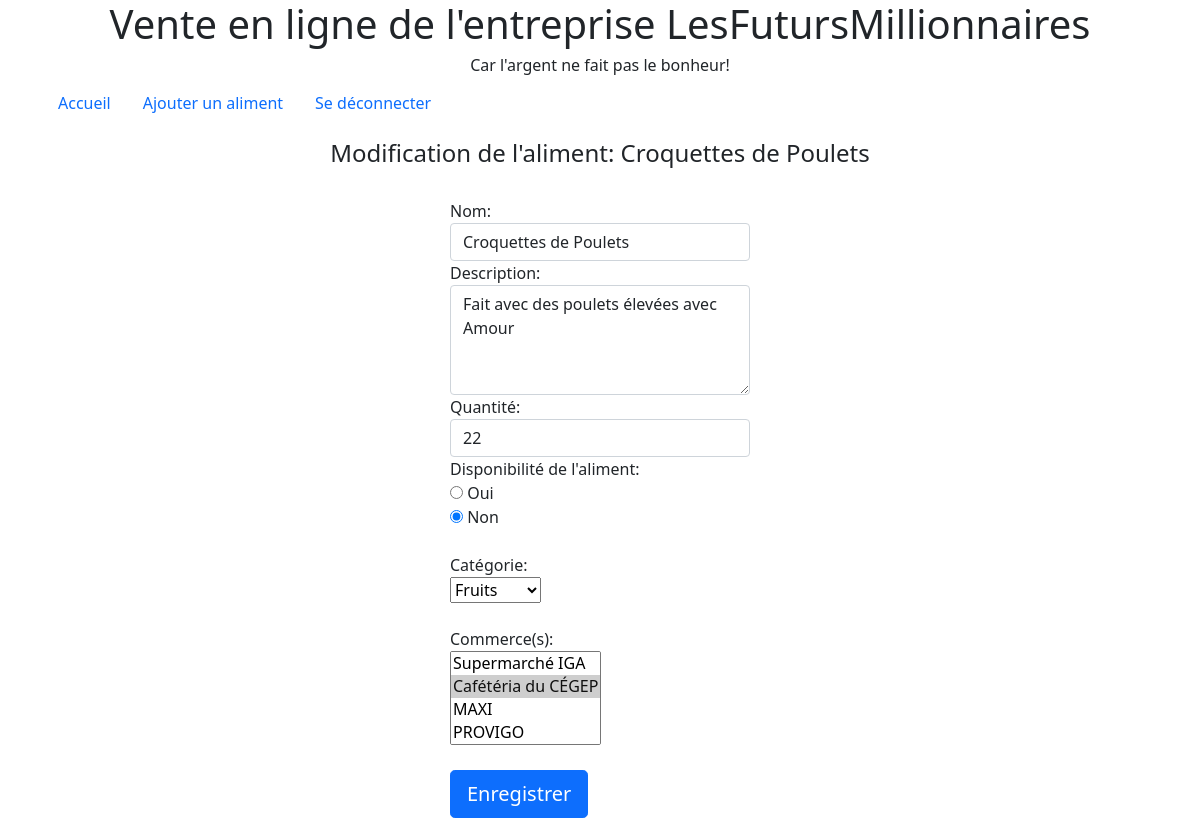
Page /controllers/modifierUnAliment.php?indice=1 (signed in) on the committed database.
### tables this page shows
CREATE TABLE `aliment` (
  `id` int(11) NOT NULL,
  `nom` varchar(30) NOT NULL,
  `description` varchar(150) NOT NULL,
  `quantite` int(11) NOT NULL,
  `disponibilite` tinyint(1) DEFAULT NULL,
  `categorie_id` int(11) DEFAULT NULL
);

### controllers/modifierUnAliment.php (called while the page is built, shortened)
<?php
require_once '../models/connexionBD.php';
require_once '../models/managers/gestionAliment.class.php';
$gestionAliment = new GestionAliment($bdd);
include '../models/class/aliment.class.php';
require_once '../models/managers/gestionCommerce.class.php';
$gestionCommerce = new GestionCommerce($bdd);
include '../models/class/commerce.class.php';
require_once '../models/managers/gestionCategorie.class.php';
$gestionCategorie = new GestionCategorie($bdd);
if (!isset($_POST['action']))
{
    $id = $_GET['indice'];
}
$unAlimentBD = $gestionAliment->obtenirUnAliment($id);
$unAliment = $unAlimentBD->fetch(PDO::FETCH_OBJ);
$categorie_id = $unAliment->categorie_id;
$saCategorieBD = $gestionCategorie->obtenirUneCategorie($categorie_id);
$saCategorie = $saCategorieBD->fetch(PDO::FETCH_OBJ);
$lesCategoriesBD = $gestionCategorie->obtenirLesCategories();
$lesCategories = [];
while ($uneCategorie = $lesCategoriesBD->fetch(PDO::FETCH_OBJ))
{
    array_push($lesCategories,
        [
            "id"=>$uneCategorie->id,
            "categorie"=>$uneCategorie->categorie
        ]);
}
$lesCommercesBD = $gestionCommerce->obtenirLesCommerces();
$lesCommerces = [];
while ($unCommerce = $lesCommercesBD->fetch(PDO::FETCH_OBJ))
{
    array_push($lesCommerces,
        [
            "id"=>$unCommerce->id,
            "commerce"=>$unCommerce->commerce
        ]);
}
include '../views/formulaireModification.php';
include '../views/templatePrincipal.php';
?>

### models/managers/gestionAliment.class.php (called while the page is built, shortened)
<?php
class GestionAliment
{
    private $bdd;
    public function setDb(PDO $bdd)
    {
        $this->bdd = $bdd;
    }
    function obtenirUnAliment($aliment_id)
    {
        $unAlimentBD = $this->bdd->query('SELECT * FROM aliment WHERE id = '.$aliment_id);
        return $unAlimentBD;
    }
    function estUnCommerceDeCetAliment($commerce_id,$aliment_id)
    {
        $requeteSQL = "SELECT count(*) FROM aliment_commerce WHERE aliment_id = $aliment_id AND commerce_id = $commerce_id";
        $resultat = $this->bdd->query($requeteSQL);
        $nbEnregistrement = $resultat->fetchColumn();
        if ($nbEnregistrement)
            return true;
        else
            return false;
    }
}
?>

### models/managers/gestionCategorie.class.php (called while the page is built, shortened)
<?php
class GestionCategorie
{
    private $bdd;
    public function setDb(PDO $bdd)
    {
        $this->bdd = $bdd;
    }
    function obtenirLesCategories()
    {
        $req = $this->bdd->query('SELECT * FROM categorie');
        return $req;
    }
    function obtenirUneCategorie($categorie_id)
    {
        $uneCategorieBD = $this->bdd->query('SELECT * FROM categorie WHERE id = '.$categorie_id);
        return $uneCategorieBD;
    }
}
?>

### models/managers/gestionCommerce.class.php (called while the page is built, shortened)
<?php
class GestionCommerce
{
    public function setDb(PDO $bdd)
    {
        $this->bdd = $bdd;
    }
    function obtenirLesCommerces()
    {
        $req = $this->bdd->query('SELECT * FROM commerce');
        return $req;
    }
}
?>

### views/formulaireModification.php (the view)
<?php
$pageTitre = "Modification de l'aliment: ".$unAliment->nom;
$pageContenu = <<<EOT
<style>
.form-signin {
    max-width: 330px;
    padding: 15px;
    margin: 0 auto;
}
</style>
<form class="form-signin" action="modifierUnAliment.php" method="post">
    <input name="action" type="hidden" value="MODIFICATION_ALIMENT">
    <input name="id" type="hidden" value="$unAliment->id">
    <label for="inputNom" class="sr-only">Nom:</label>
    <input type="text" name="nom" id="inputNom" class="form-control" value="$unAliment->nom"  autofocus>
    <label for="inputDescription" class="sr-only">Description:</label>
    <textarea name="description" id="inputDescription" class="form-control" rows="4" cols="50" >$unAliment->description</textarea>
    <label for="inputQuantite" class="sr-only">Quantité:</label>
    <input type="number" name="quantite" id="inputQuantite" class="form-control" value="$unAliment->quantite">
    <label class="sr-only">Disponibilité de l'aliment:</label><br>
EOT;
    if ($unAliment->disponibilite == 1)
    {
        $pageContenu .= <<<EOT
        <input type="radio" id="disponibilite" name="disponibilite" value="1" checked>
        <label for="disponibilite">Oui</label><br>
        <input type="radio" id="disponibilite" name="disponibilite" value="0" >
        <label for="disponibilite">Non</label><br><br>
EOT;
    }
    else
    {
        $pageContenu .= <<<EOT
        <input type="radio" id="disponibilite" name="disponibilite" value="1">
        <label for="disponibilite">Oui</label><br>
        <input type="radio" id="disponibilite" name="disponibilite" value="0" checked>
        <label for="disponibilite">Non</label><br><br>
EOT;
    }
    $pageContenu .= <<<EOT
    <label for="inputCategorie">Catégorie:</label><br/>
    <select name="categorie">
EOT;
    foreach ($lesCategories as $uneCategorie)
    {
        if ((int)$uneCategorie["id"] === (int)$saCategorie->id)
            $pageContenu .= <<<EOT
                <option value=$uneCategorie[id] selected>$uneCategorie[categorie]</option><br/>
EOT;
        else
            $pageContenu .= <<<EOT
                <option value=$uneCategorie[id]>$uneCategorie[categorie]</option><br/>
EOT;
    }
    $pageContenu .= <<<EOT
        </select><br/><br/>
        <label for="inputCommerce">Commerce(s):</label><br/>
        <select name="commerces[]" multiple>
EOT;
    foreach ($lesCommerces as $unCommerce)
    {
        if ($gestionAliment->estUnCommerceDeCetAliment($unCommerce['id'],$unAliment->id))
            $pageContenu .= <<<EOT
                <option value=$unCommerce[id] selected>$unCommerce[commerce]</option><br/>
EOT;
        else
            $pageContenu .= <<<EOT
                <option value=$unCommerce[id]>$unCommerce[commerce]</option><br/>
EOT;
    }
    $pageContenu .= <<<EOT
        </select><br/><br/>
        <button class="btn btn-lg btn-primary btn-block" type="submit">Enregistrer</button>
    </form>
EOT;
?>

### views/templatePrincipal.php (shortened to what this page needs)
<!doctype html>
<html lang="en">
  <head>
    <link href="https://cdn.jsdelivr.net/npm/bootstrap@5.0.0-beta1/dist/css/bootstrap.min.css" rel="stylesheet">
    </head>
    <body>
        <div class="container">
            <div class="starter-template">
                <div class="page-header text-center">
                    <h1>Vente en ligne de l'entreprise LesFutursMillionnaires</h1>
                    <h6>Car l'argent ne fait pas le bonheur!</h6>
                </div>
                <ul class="nav">
                    <li class="nav-item">
                        <a class="nav-link active" href="../controllers/gererLesAliments.php">Accueil</a>
                    </li>
                    <li class="nav-item">
                        <a class="nav-link" href="../controllers/ajouterUnAliment.php">Ajouter un aliment</a>
                    </li>
                    <li class="nav-item">
                        <a class="nav-link" href="../controllers/deconnecter.php">Se déconnecter</a>
                    </li>
                </ul>
                <div class="jumbotron text-center">
                    <p><h4><?php echo $pageTitre ?></h4></p>
                </div>
            <?php
                echo $pageContenu;
            ?>
            </div>
        </div>
</body>
</html>

### views/formulaireModification.php (style rules this page uses)
.form-signin { max-width: 330px; padding: 15px; margin: 0 auto; }

### rows in the picture
aliment: nom "Modification de l'aliment: Croquettes de Poulets", nom "Croquettes de Poulets", description "Fait avec des poulets élevées avec Amour", quantite "22"

### other values in the picture
form field categorie "Fruits"
form field value "Supermarché IGA / Cafétéria du CÉGEP ☑ / MAXI / PROVIGO"
